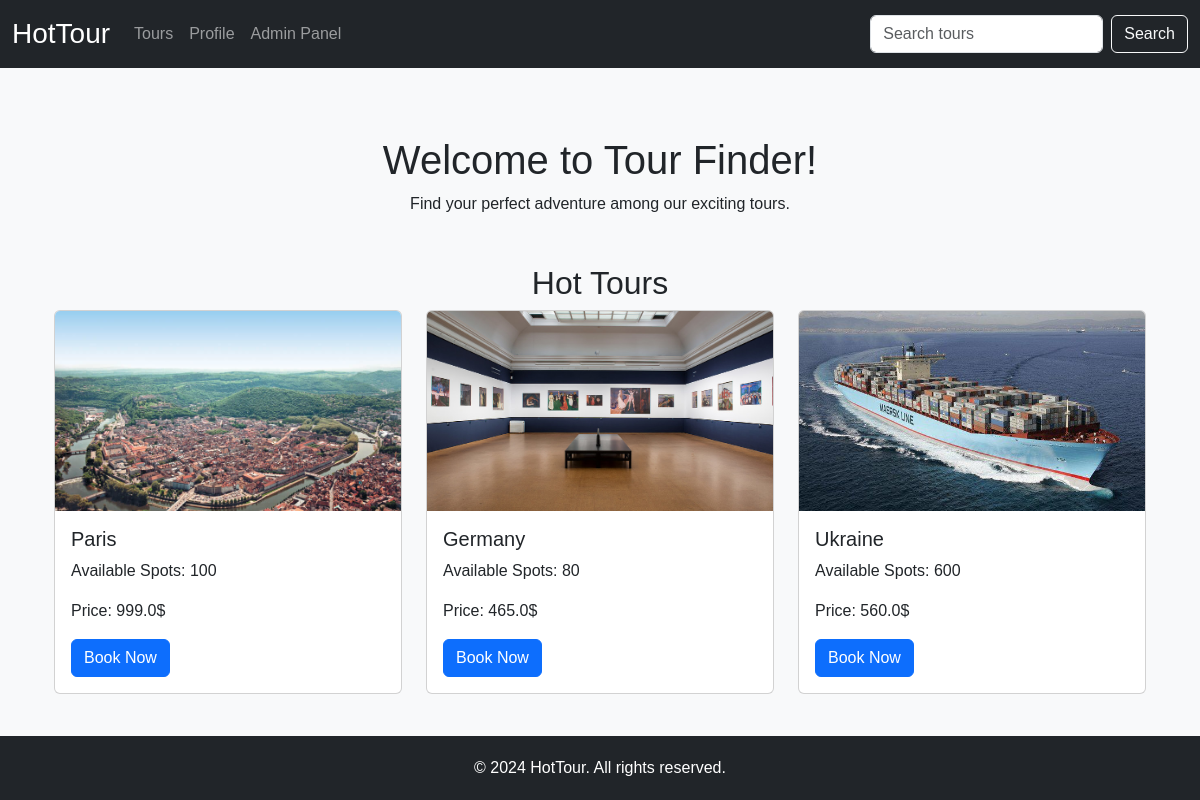
Screenshot of / (signed in) with the database file from the repository.
### app/db.py (models this page shows)
class Tour(db.Model):
    id = db.Column(db.Integer, primary_key=True)
    creation_time = db.Column(db.DateTime, default=datetime.utcnow)
    name = db.Column(db.String(100), nullable=False)
    image_path = db.Column(db.String(100), nullable=False)
    description = db.Column(db.Text, nullable=False)
    price_per_person = db.Column(db.Float, nullable=False)
    date = db.Column(db.Date, nullable=False)
    available_spots = db.Column(db.Integer, nullable=False)

### app/views.py (the view)
@app.route('/')
def index():
    tours = Tour.query.filter(Tour.available_spots > 0).all()
    return render_template('index.html', tours=tours)

### app/views.py (called while the page is built)
@login.user_loader
def load_user(user_id):
    return User.query.get(int(user_id))

@app.context_processor
def context_processor():
    return dict(is_admin=is_admin)

def is_admin(user_id):
    admin_ids = [1]
    return user_id in admin_ids

### app/templates/index.html (shortened to what this page needs)
{% extends 'base.html' %}
{% block content %}
<div class="container mt-5">
    <h1 class="text-center">Welcome to Tour Finder!</h1>
    <p class="text-center">Find your perfect adventure among our exciting tours.</p>
    <h2 class="text-center mt-5">Hot Tours</h2>
    <div class="row justify-content-center">
        {% for tour in tours[:3] %}
          <div class="col-md-4 mb-4">
            <div class="card">
              <img src="{{ url_for('static', filename=tour.image_path) }}" class="card-img-top" alt="{{ tour.name }}">
              <div class="card-body">
                <h5 class="card-title">{{ tour.name }}</h5>
                <p class="card-text">Available Spots: {{ tour.available_spots }}</p>
                <p class="card-text">Price: {{ tour.price_per_person }}$</p>
                <a href="{{ url_for('book_tour', id=tour.id) }}" class="btn btn-primary">Book Now</a>
              </div>
            </div>
          </div>
        {% endfor %}
    </div>
</div>
{% endblock %}

### app/templates/base.html (style rules this page uses)
.card-img-top { height: 200px; object-fit: cover; }
.card { height: 100%; }
body { font-family: Arial, sans-serif; background-color: #f8f9fa; display: flex; flex-direction: column; min-height: 100vh; }

### rows the page displays
Tour: image_path (picture), name "Paris", available_spots "100", price_per_person "999.0"
Tour: image_path (picture), name "Germany", available_spots "80", price_per_person "465.0"
Tour: image_path (picture), name "Ukraine", available_spots "600", price_per_person "560.0"
